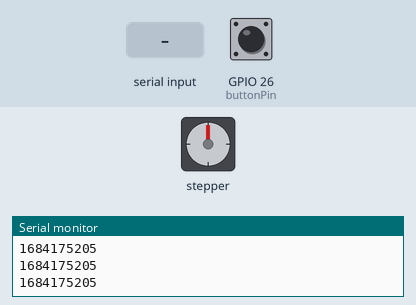
This sketch was run on a simulated ESP32. Shown: stepper motor, the last lines printed to the serial monitor. The inputs (shaded band) are chosen by the test bench; at power-on: GPIO 26 (buttonPin) LOW. Stepper angles assume 200 steps per turn.

Above: at 1.2 s.
1.3 s: GPIO 26 (buttonPin) pulled HIGH for 0.15 s
2.9 s: "90,45\n" received over Serial
At 3.05 s:
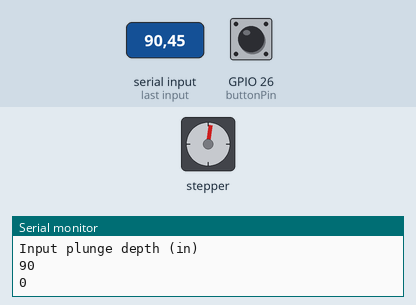
At 3.65 s:
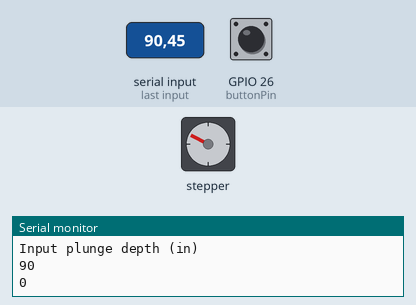
Timing chart, 0 to 11.9 s (numbered marks = the images above; inputs shaded):
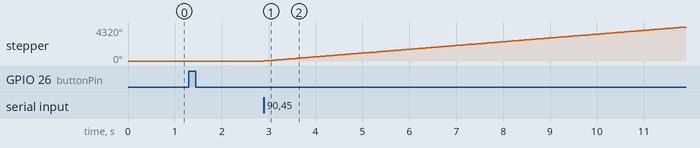

The sketch:

Plunge_depth.ino
```cpp
#include <Stepper.h>

// change this to the number of steps on your motor
#define STEPS 200

// create an instance of the stepper class, specifying
// the number of steps of the motor and the pins it's
// attached to blah blah JJJJJJJJJJJJJJJ
Stepper stepper(STEPS,5,6,7,8);
int buttonPin = 26;
int buttonRead = 0;
int pitch = 10; //threads per inch
int ratio = 2/1; //gear2 to gear 1 ratio
int plungeSteps = 0;
int stepCount = 0;
int stepsLeft = 0;
int plunges = 0; //how many times the plunge operation has been called

void setup()
{
  Serial.begin(9600);
  Serial.println("Stepper test!");
  // set the speed of the motor to 30 RPMs
  stepper.setSpeed(80);
  //setup button pin as input
  pinMode(buttonPin,INPUT);


}

void loop()
{
  buttonRead = digitalRead(buttonPin);
  //Serial.println(buttonRead);

  while(buttonRead==1){
    if(plunges==0){
     Serial.println("Input plunge depth (in)");
    }
    else{
      Serial.println("Current # of plunges ");
      Serial.print(plunges);
      Serial.println("Input plunge depth (in)");
    }
    while(Serial.available()==0){}
      int depth = Serial.parseInt();
      plungeSteps = pitch*depth*ratio*STEPS;
      Serial.println(depth);
      while(stepCount < plungeSteps && depth >0){
        Serial.println(stepCount);
        stepCount = stepCount+200;
        stepper.step(STEPS);
        stepsLeft = plungeSteps - stepCount;
      }
      plunges++;
      stepCount = 0;
  }
  Serial.println('Goodbye');
}


// Serial.println("Forward");
   // stepper.step(STEPS);
    //Serial.println("Backward");
    //stepper.step(-STEPS);
```

Measured:
- after the input at 2.9 s, stepper: keeps turning clockwise at about 481°/s, starting at once
